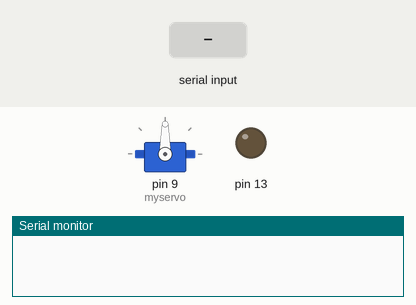
Simulated run of this sketch. Board: Arduino Uno, built with avr-gcc and run on an emulated ATmega328P. On the bench: servo, output pins drawn as LEDs (lit = HIGH), the last lines printed to the serial monitor. The test bench sets the inputs (shaded band).

Above: at 1.2 s.
1.3 s: "90,45\n" received over Serial
At 3.2 s:
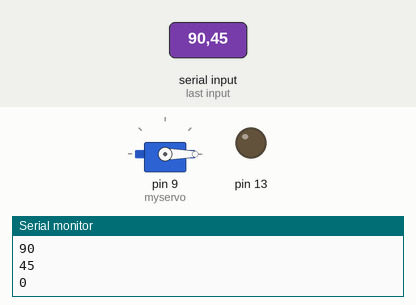
3.8 s: "30,150\n" received over Serial
At 4.4 s:
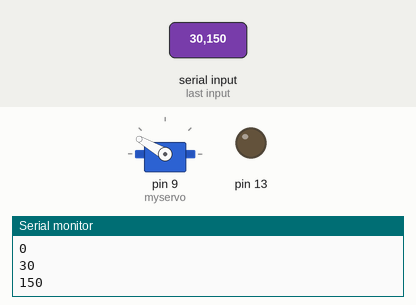
6.3 s: "200\n" received over Serial
At 7.1 s:
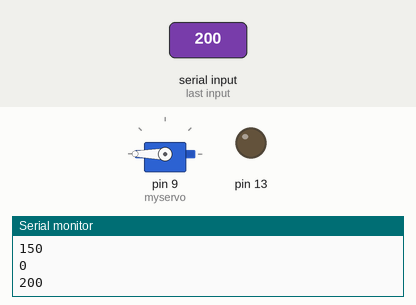
Timing chart, 0 to 9.3 s (numbered marks = the images above; inputs shaded):
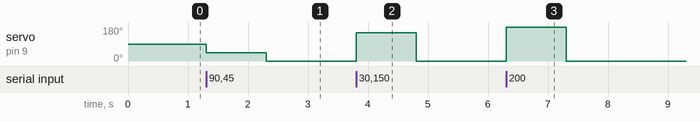

The sketch:

servo.ino
```cpp
#include <Servo.h>

Servo myservo;

void setup()
{
 Serial.begin(9600);
 myservo.attach(9);
 pinMode(13, OUTPUT);
}

void loop()
{
 while (Serial.available() > 0) {
  int pos = Serial.parseInt();
  myservo.write(pos);
  Serial.println(pos);
 }
}
```

Measured:
- after the input at 1.3 s, servo on pin 9 (myservo): 90° → 45° at once, → 0° 1.0 s later
- after the input at 3.8 s, servo on pin 9 (myservo): 0° → 150° at once, → 0° 1.0 s later
- after the input at 6.3 s, servo on pin 9 (myservo): 0° → 180° at once, → 0° 1.0 s later
